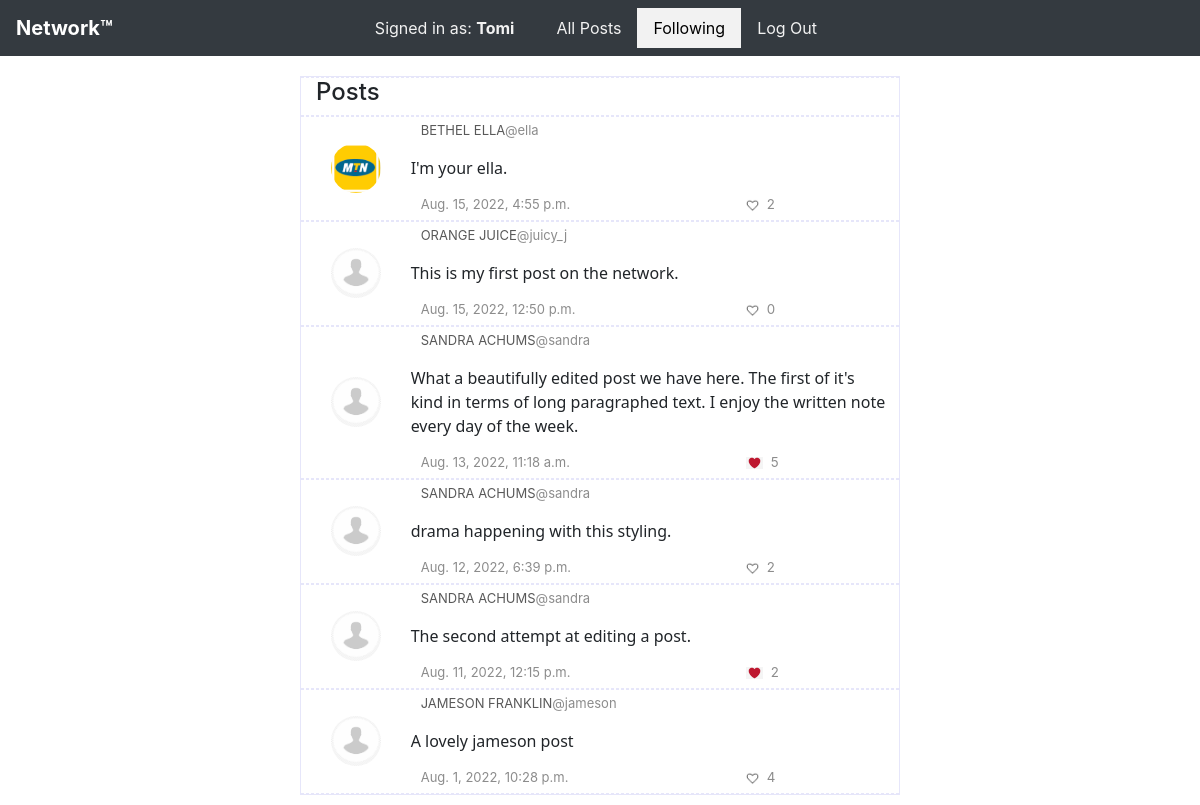
/following (signed in), run on the app's committed database.
### network/models.py (models this page shows)
class User(AbstractUser):
    bio = models.CharField(max_length=255, blank=True)
    photo = models.ImageField(upload_to='profile/photos', blank=True)

class Post(models.Model):
    post = models.CharField(max_length=255, blank=False, editable=True)
    user = models.ForeignKey(User, related_name="posted_by", on_delete=models.CASCADE)
    timestamp = models.DateTimeField(auto_now=True, null=False)

### network/views.py (the view)
# urls.py: path("following", views.following, name="following"),
@login_required
def following(request):
    posts = Post.objects.filter(user__followed__user_following=request.user).order_by("-timestamp")
    meta = {
            "components_to_show": ("posts")
        }
    return load_posts(request=request, posts=posts, meta_data=meta)

### network/views.py (called while the page is built)
def load_posts(request, posts, user_likes=None,
    meta_data={
        "components_to_show" : None,
        "profile_user" : None,
        "follows_user" : None,
        "followers_count": 0,
        "count_user_follows": 0
    }):
    if request.user.is_authenticated :
        likes = Like.objects.filter(user=request.user)
        user_likes = [like.post.id for like in likes]
    else:
        print("The user is not authenticated.")
    paginator = Paginator(posts, 10)
    page_number = 1
    try:
        page_number = request.GET.get('page')
    except Exception:
        print("The paginator page number threw and exception.")
        traceback.print_exc
    new_posts = paginator.get_page(page_number)
    return render(request, "network/index.html", {
        "posts" : new_posts,
        "user_likes" : user_likes,
        "meta" : meta_data
    })

### network/templates/network/index.html (shortened to what this page needs)
{% extends "network/layout.html" %}
{% load static %}
{% block body %}
    {% if 'posts' in meta.components_to_show %}
            <div class="container" style="margin: 20px auto 10px auto;">
                <div class="row  align-items-center post">
                    <div class="col">
                        <h4>Posts</h4>
                    </div>
                </div>
                {% for post in posts %}
                    <div class="row  align-items-center post">
                        <div class="col-2 justify-content-center" style="padding: 10px 30px;">
                            {% if post.user.photo %}
                                <img width="50" height="50" style="border-radius: 60px;" src="{{ post.user.photo.url }}" alt=""  />
                            {% else %}
                                <img width="50" height="50" style="border-radius: 60px;" src="{% static 'network/img/user.png' %}" alt=""  />
                            {% endif %}
                        </div>
                        <div class="col-10">
                            <div class="row align-items-start post_meta">
                                <div class="col-10">
                                    <a class="fullname" href="{% url 'profile' post.user.username %}">{{ post.user.first_name|upper }} {{ post.user.last_name|upper }}</a><span class="username">@{{post.user}}</span>
                                </div>
                            </div>
                            <div class="row align-items-center" id="post_div">
                                <div class="col-12 post_content">{{post.post}}</div>
                            </div>
                            <div class="row  align-items-end post_meta_bottom">
                                <div class="col-8">
                                    <div class="username">{{post.timestamp}}</div>
                                </div>
                                <div class="col-2 ">
                                    {% if not user.is_authenticated or not post.id in user_likes %}
                                         <img src="{% static 'network/img/translike.png' %}" data-postid="{{post.id}}" class="mylikes_unlike btn_like post_meta_items_unlike"  />&nbsp;&nbsp;<span class="likes">{{post.likes.count}}</span>
                                    {% else %}
                                        <img src="{% static 'network/img/red.png' %}" data-postid="{{post.id}}" class="mylikes_like btn_like post_meta_items_like" />&nbsp;&nbsp;<span class="likes">{{post.likes.count}}</span>
                                    {% endif %}
                                </div>
                            </div>
                        </div>
                    </div>
                {% empty %}
                        <div class="row" style="padding: 20px;">
                            <div class="col">
                                <h7>No posts to display. Follow other users to see their posts.</h7>
                            </div>
                        </div>
                {% endfor %}
            </div>
    {% endif %}
{% endblock %}

### network/templates/network/layout.html (shortened to what this page needs)
{% load static %}
<!DOCTYPE html>
<html lang="en">
    <head>
        <link rel="stylesheet" href="https://stackpath.bootstrapcdn.com/bootstrap/4.4.1/css/bootstrap.min.css">
        <link href="{% static 'network/styles/styles.css' %}" rel="stylesheet">
    </head>
    <body>
        <nav class="navbar navbar-expand-lg navbar-dark bg-dark">
            <div ><strong><a class="navbar-brand" href="{% url 'index' %}">Network&trade;</a></strong></div>
            <div style="width: 80%;">
              <ul class="nav justify-content-center mr-auto">
                {% if user.is_authenticated %}
                    <li class="nav-item">
                        <a class="nav-link nav_default" href="{% url 'profile' user.username %}">Signed in as: <strong class="title">{{ user.username|title }}</strong></a>
                    </li>
                {% endif %}
                <li class="nav-item">
                    {% if request.path == "/" %}
                        <a class="nav-link my_active"  href="{% url 'index' %}">All Posts</a>
                    {% else %}
                        <a class="nav-link nav_default"  href="{% url 'index' %}">All Posts</a>
                    {% endif %}
                </li>
                {% if user.is_authenticated %}
                    <li class="nav-item">
                        {% if "following" in request.path %}
                            <a class="nav-link my_active"  href="{% url 'following' %}">Following</a>
                        {% else %}
                            <a class="nav-link nav_default"  href="{% url 'following' %}">Following</a>
                        {% endif %}
                    </li>
                    <li class="nav-item">
                        {% if "logout" in request.path %}
                            <a class="nav-link my_active"  href="{% url 'logout' %}">Log Out</a>
                        {% else %}
                            <a class="nav-link nav_default"  href="{% url 'logout' %}">Log Out</a>
                        {% endif %}
                    </li>
                {% endif %}
              </ul>
            </div>
        </nav>
        <div class="body">
            {% block body %}
            {% endblock %}
        </div>
    </body>
</html>

### network/static/network/styles/styles.css (style rules this page uses)
@media (min-width: 1200px) { .container { max-width: 600px; } }
.container { border:.1px solid lavender; }
.fullname { color:#595959; font-size: small; text-decoration: none; }
.title { text-decoration: none; margin-right: 10px; }
.username { color:#8c8c8c; font-size: small; }
.my_active { background-color:#f2f2f2; color: black; }
.nav_default { color: #f2f2f2; text-decoration: none; }
.post_content { padding:10px; font-family: "Segoe UI", Roboto, Helvetica, Arial, sans-serif; }
.post_meta { padding: 0px 5px 5px 5px; }
.btn_like { align-items: center; vertical-align: middle; }
.post_meta_items_like { width: 17px; height: 12px; }
.post_meta_items_unlike { width: 13px; height: 13px; }
.post_meta_bottom { color:#8c8c8c; font-size: smaller; padding:5px; }
.post { border-top: 1px dashed lavender; border-bottom: 1px dashed lavender; }

### data on the page
User: username "Tomi"
Post: user.photo (picture), user.first_name "BETHEL", user.last_name "ELLA", user "ella", post "I'm your ella.", timestamp "Aug. 15, 2022, 4:55 p.m.", likes.count "2"
Post: user.first_name "ORANGE", user.last_name "JUICE", user "juicy_j", post "This is my first post on the network.", timestamp "Aug. 15, 2022, 12:50 p.m.", likes.count "0"
Post: user.first_name "SANDRA", user.last_name "ACHUMS", user "sandra", post "What a beautifully edited post we have here. The first of it's kind in terms of long paragraphed text. I enjoy the written note every day of the week.", timestamp "Aug. 13, 2022, 11:18 a.m.", likes.count "5"
Post: user.first_name "SANDRA", user.last_name "ACHUMS", user "sandra", post "drama happening with this styling.", timestamp "Aug. 12, 2022, 6:39 p.m.", likes.count "2"
Post: user.first_name "SANDRA", user.last_name "ACHUMS", user "sandra", post "The second attempt at editing a post.", timestamp "Aug. 11, 2022, 12:15 p.m.", likes.count "2"
Post: user.first_name "JAMESON", user.last_name "FRANKLIN", user "jameson", post "A lovely jameson post", timestamp "Aug. 1, 2022, 10:28 p.m.", likes.count "4"
